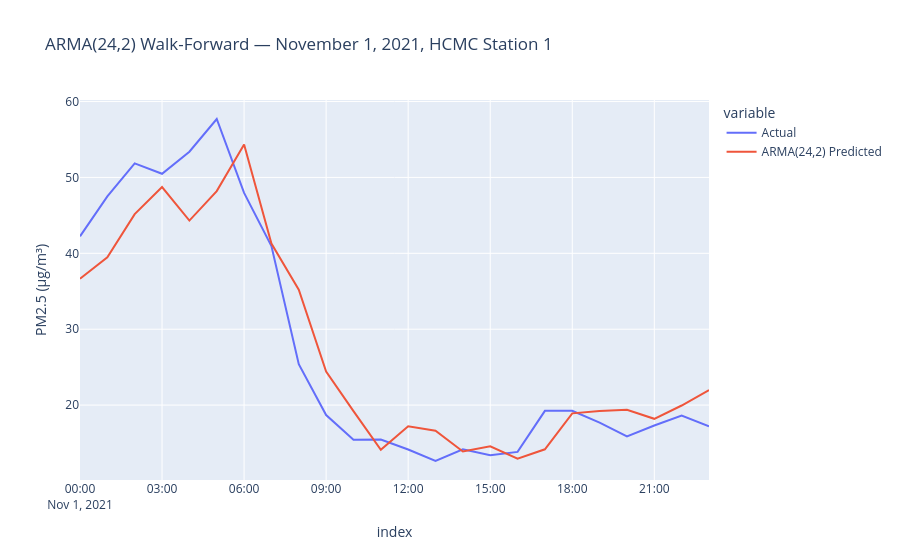

This figure's notebook cell:
### Code cell
wfv_mae_arma = mean_absolute_error(y_test_arma, y_pred_wfv_arma)
print(f'Walk-Forward MAE ARMA({best_p},{best_q}): {{:.2f}} µg/m³'.format(wfv_mae_arma))

df_arma_results = pd.DataFrame({
    'Actual': y_test_arma,
    f'ARMA({best_p},{best_q}) Predicted': y_pred_wfv_arma
})
fig = px.line(df_arma_results, labels={'value': 'PM2.5 (µg/m³)'},
              title=f'ARMA({best_p},{best_q}) Walk-Forward — November 1, 2021, HCMC Station 1')
fig.show()

### Figure 1 — Plotly figure (JSON) as saved in the notebook; plotly's stock layout.template omitted (floating-point values rounded to 4 significant figures)
{"data": [{"hovertemplate": "variable=Actual<br>index=%{x}<br>PM2.5 (µg/m³)=%{y}<extra></extra>", "legendgroup": "Actual", "line": {"color": "#636efa", "dash": "solid"}, "marker": {"symbol": "circle"}, "mode": "lines", "name": "Actual", "orientation": "v", "showlegend": true, "type": "scatter", "x": ["2021-11-01T00:00:00+07:00", "2021-11-01T01:00:00+07:00", "2021-11-01T02:00:00+07:00", "2021-11-01T03:00:00+07:00", "2021-11-01T04:00:00+07:00", "2021-11-01T05:00:00+07:00", "2021-11-01T06:00:00+07:00", "2021-11-01T07:00:00+07:00", "2021-11-01T08:00:00+07:00", "2021-11-01T09:00:00+07:00", "2021-11-01T10:00:00+07:00", "2021-11-01T11:00:00+07:00", "2021-11-01T12:00:00+07:00", "2021-11-01T13:00:00+07:00", "2021-11-01T14:00:00+07:00", "2021-11-01T15:00:00+07:00", "2021-11-01T16:00:00+07:00", "2021-11-01T17:00:00+07:00", "2021-11-01T18:00:00+07:00", "2021-11-01T19:00:00+07:00", "2021-11-01T20:00:00+07:00", "2021-11-01T21:00:00+07:00", "2021-11-01T22:00:00+07:00", "2021-11-01T23:00:00+07:00"], "xaxis": "x", "y": [42.23, 47.5, 51.85, 50.48, 53.38, 57.7, 47.97, 40.95, 25.4, 18.68, 15.43, 15.47, 14.15, 12.63, 14.17, 13.4, 13.83, 19.24, 19.24, 17.7, 15.88, 17.32, 18.62, 17.2], "yaxis": "y"}, {"hovertemplate": "variable=ARMA(24,2) Predicted<br>index=%{x}<br>PM2.5 (µg/m³)=%{y}<extra></extra>", "legendgroup": "ARMA(24,2) Predicted", "line": {"color": "#EF553B", "dash": "solid"}, "marker": {"symbol": "circle"}, "mode": "lines", "name": "ARMA(24,2) Predicted", "orientation": "v", "showlegend": true, "type": "scatter", "x": ["2021-11-01T00:00:00+07:00", "2021-11-01T01:00:00+07:00", "2021-11-01T02:00:00+07:00", "2021-11-01T03:00:00+07:00", "2021-11-01T04:00:00+07:00", "2021-11-01T05:00:00+07:00", "2021-11-01T06:00:00+07:00", "2021-11-01T07:00:00+07:00", "2021-11-01T08:00:00+07:00", "2021-11-01T09:00:00+07:00", "2021-11-01T10:00:00+07:00", "2021-11-01T11:00:00+07:00", "2021-11-01T12:00:00+07:00", "2021-11-01T13:00:00+07:00", "2021-11-01T14:00:00+07:00", "2021-11-01T15:00:00+07:00", "2021-11-01T16:00:00+07:00", "2021-11-01T17:00:00+07:00", "2021-11-01T18:00:00+07:00", "2021-11-01T19:00:00+07:00", "2021-11-01T20:00:00+07:00", "2021-11-01T21:00:00+07:00", "2021-11-01T22:00:00+07:00", "2021-11-01T23:00:00+07:00"], "xaxis": "x", "y": [36.65, 39.47, 45.16, 48.73, 44.31, 48.2, 54.33, 41.28, 35.2, 24.43, 19.2, 14.12, 17.21, 16.63, 13.89, 14.57, 12.93, 14.18, 18.91, 19.23, 19.39, 18.19, 19.95, 21.98], "yaxis": "y"}], "layout": {"legend": {"title": {"text": "variable"}, "tracegroupgap": 0}, "title": {"text": "ARMA(24,2) Walk-Forward — November 1, 2021, HCMC Station 1"}, "xaxis": {"anchor": "y", "domain": [0, 1], "title": {"text": "index"}}, "yaxis": {"anchor": "x", "domain": [0, 1], "title": {"text": "PM2.5 (µg/m³)"}}}}
